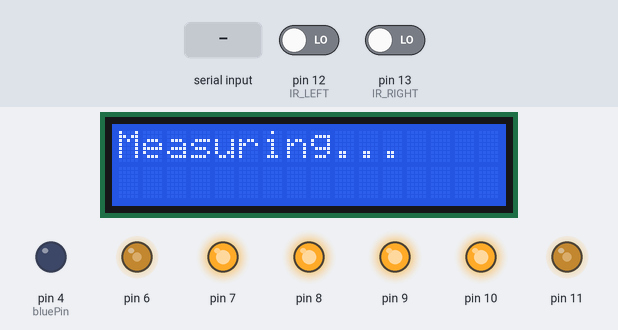
Simulated run of this sketch. Board: Arduino Uno, built with avr-gcc and run on an emulated ATmega328P. Parts: 16×2 character LCD, output pins drawn as LEDs (lit = HIGH). Inputs (shaded band) come from the test bench; at power-on: pin 12 (IR_LEFT) LOW, pin 13 (IR_RIGHT) LOW.

Above: at 1.2 s.
1.3 s: "30,150q" received over the second serial link
At 2.5 s:
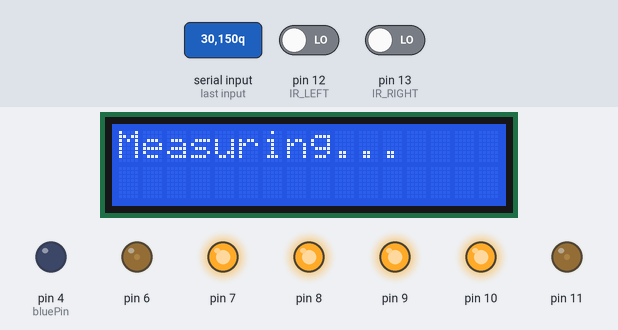
2.8 s: "0q" received over the second serial link
At 3.7 s:
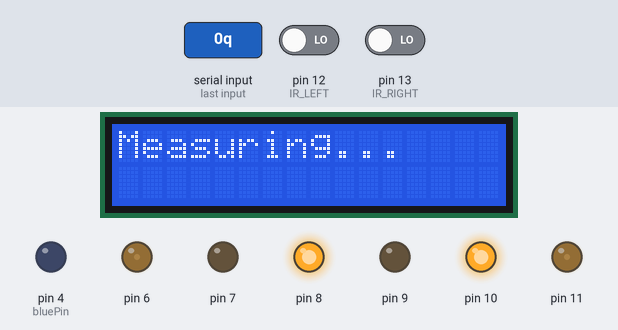
4.3 s: "90,45q" received over the second serial link
At 4.8 s:
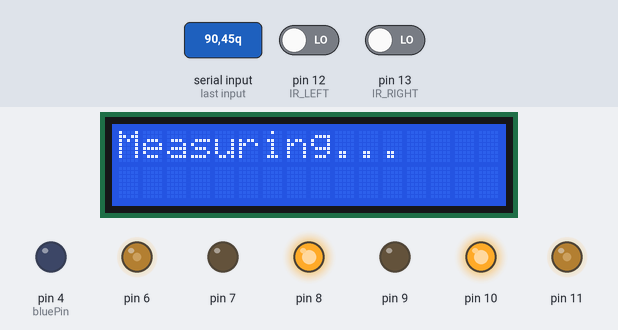
5.8 s: pin 12 (IR_LEFT) driven HIGH
At 7.0 s:
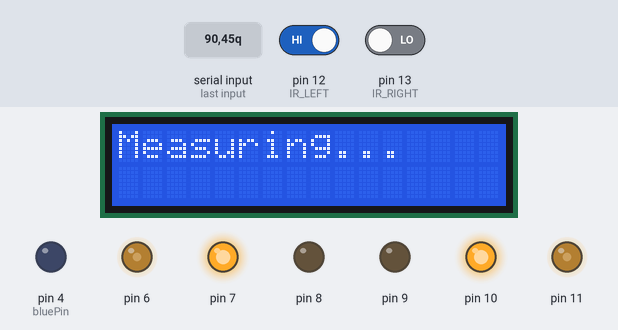
7.3 s: "1q" received over the second serial link
At 8.3 s:
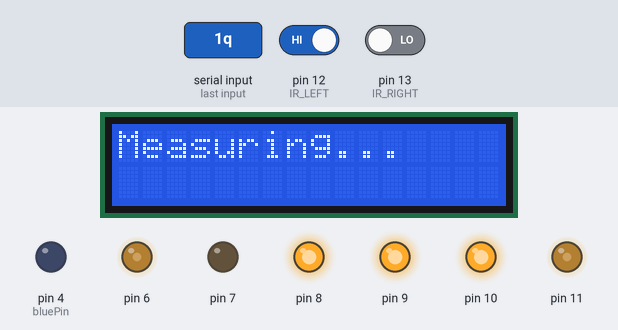
8.8 s: "3q" received over the second serial link
At 9.4 s:
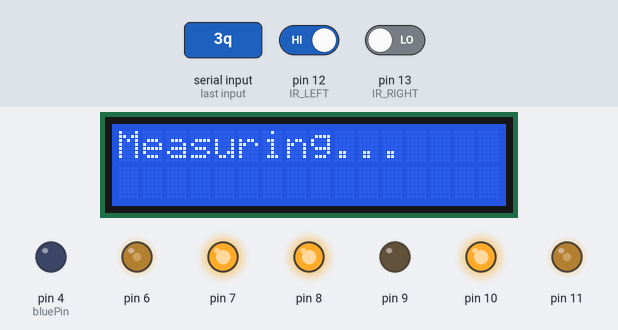
Timing chart, 0 to 11.3 s (numbered marks = the images above; inputs shaded):
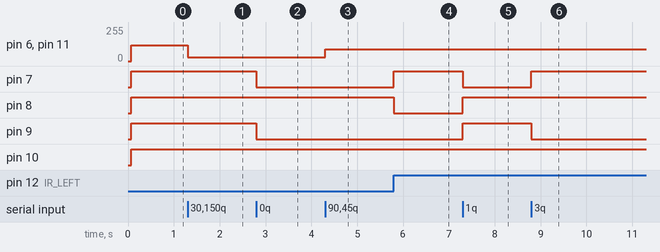

Measured:
- after the input at 1.3 s, pin 6, pin 11: 120/255 → 30/255 at once
- after the input at 2.8 s, pin 7, pin 9: HIGH → LOW at once
- after the input at 4.3 s, pin 6, pin 11: 30/255 → 90/255 at once
- after the input at 5.8 s, pin 7: LOW → HIGH at once; pin 8: HIGH → LOW at once
- after the input at 7.3 s, pin 7: HIGH → LOW at once; pin 8, pin 9: LOW → HIGH at once
- after the input at 8.8 s, pin 7: LOW → HIGH at once; pin 9: HIGH → LOW at once

The sketch:

1212_RCcar_Alcohol_v04.ino
```cpp
#include <SoftwareSerial.h> // SoftwareSerial 라이브러리 포함
#include <LiquidCrystal_I2C.h>

SoftwareSerial mySerial(2, 3); // RX = 2, TX = 3
LiquidCrystal_I2C lcd(0x27, 16, 2);  // 16x2 LCD 크기

String value = " ";
int iValue;
int num = 5, speed = 120;

// 적외선 센서 핀 설정
const int IR_LEFT = 12; // 왼쪽 센서: D12
const int IR_RIGHT = 13; // 오른쪽 센서: D13

const int mq3Pin = A1; // MQ-3 센서핀

// RGB LED 핀 설정
const int redPin = 0;   // 레드 LED: D0
const int greenPin = 1; // 그린 LED: D1
const int bluePin = 4;  // 블루 LED: D4

void setup() {
  mySerial.begin(9600); // SoftwareSerial 시작
  Serial.begin(9600);

  lcd.begin(16,2);
  lcd.backlight();
  lcd.setCursor(0,0);
  lcd.print("Measuring...");

  // 모터 핀 설정
  pinMode(6, OUTPUT);
  pinMode(7, OUTPUT);
  pinMode(8, OUTPUT);
  pinMode(9, OUTPUT);
  pinMode(10, OUTPUT);
  pinMode(11, OUTPUT);

  // 적외선 센서 핀 설정
  pinMode(IR_LEFT, INPUT);
  pinMode(IR_RIGHT, INPUT);

  // RGB LED 핀 설정
  pinMode(redPin, OUTPUT);
  pinMode(greenPin, OUTPUT);
  pinMode(bluePin, OUTPUT);
}

void loop() {
  // RC 명령 수신
  if (mySerial.available()) {
    value = mySerial.readStringUntil('q'); // 데이터 읽기
    iValue = value.toInt(); // 문자열을 숫자로 변환

    // 받은 값에 따라 속도와 동작 설정
    if (iValue > 10)
      speed = iValue; // 숫자가 10보다 크면 속도로 사용
    else
      num = iValue; // 그렇지 않으면 동작 번호로 사용
  }

  if (num == 10) { // 음주 측정 모드
    handleAlcoholMeasurement();
  } else {
    // RC 또는 라인트레이서 모드 실행
    if (num == 0) {
      lineTracerMode(); // 라인트레이서 모드
    } else {
      rcMode(); // RC 모드
    }
  }
}

int measureAlcohol() {
  return analogRead(mq3Pin); // MQ-3 센서 값 읽기
}

void displayOnLCD(const char* message) {
  // LCD 출력 코드 (LCD 라이브러리 초기화 및 사용 필요)
  Serial.println(message); // 현재는 Serial 출력으로 대체
}

void handleAlcoholMeasurement() {
  delay(3000); // 3초 대기

  int alcoholValue = measureAlcohol(); // 알코올 값 측정
  if (alcoholValue <= 400) {
    displayOnLCD("Normal");
    lcd.setCursor(0,1);
    lcd.print("Normal");
    delay(5000);
    lcd.clear();
    lcd.setCursor(0,0);
    lcd.print("Measuring...");
  } else if (alcoholValue <= 699) {
    displayOnLCD("Warning");
    lcd.setCursor(0,1);
    lcd.print("Warning");
    delay(5000);
    lcd.clear();
    lcd.setCursor(0,0);
    lcd.print("Measuring...");
  } else {
    displayOnLCD("License Revoke");
    lcd.setCursor(0,1);
    lcd.print("License Revoke");
    delay(5000);
    lcd.clear();
    lcd.setCursor(0,0);
    lcd.print("Measuring...");
  }
}

void rcMode() {
 // 동작 설정
    if (num == 1) { // 앞 오
      analogWrite(11, speed);
      digitalWrite(10, HIGH);
      digitalWrite(9, HIGH);
      digitalWrite(8, HIGH);
      digitalWrite(7, LOW);
      analogWrite(6, speed);
    } else if (num == 2) { // 앞
      analogWrite(11, speed);
      digitalWrite(10, HIGH);
      digitalWrite(9, LOW);
      digitalWrite(8, HIGH);
      digitalWrite(7, LOW);
      analogWrite(6, speed);
    } else if (num == 3) { // 앞 왼
      analogWrite(11, speed);
      digitalWrite(10, HIGH);
      digitalWrite(9, LOW);
      digitalWrite(8, HIGH);
      digitalWrite(7, HIGH);
      analogWrite(6, speed);
    } else if (num == 4) { // 정지 왼
      analogWrite(11, speed);
      digitalWrite(10, LOW);
      digitalWrite(9, HIGH);
      digitalWrite(8, HIGH);
      digitalWrite(7, LOW);
      analogWrite(6, speed);
    } else if (num == 5) { // 중지
      analogWrite(11, speed);
      digitalWrite(10, HIGH);
      digitalWrite(9, HIGH);
      digitalWrite(8, HIGH);
      digitalWrite(7, HIGH);
      analogWrite(6, speed);
    } else if (num == 6) { // 정지 오
      analogWrite(11, speed);
      digitalWrite(10, HIGH);
      digitalWrite(9, LOW);
      digitalWrite(8, LOW);
      digitalWrite(7, HIGH);
      analogWrite(6, speed);
    } else if (num == 7) { // 뒤 오
      analogWrite(11, speed);
      digitalWrite(10, HIGH);
      digitalWrite(9, HIGH);
      digitalWrite(8, LOW);
      digitalWrite(7, HIGH);
      analogWrite(6, speed);
    } else if (num == 8) { // 후진
      analogWrite(11, speed);
      digitalWrite(10, LOW);
      digitalWrite(9, HIGH);
      digitalWrite(8, LOW);
      digitalWrite(7, HIGH);
      analogWrite(6, speed);
    } else if (num == 9) { // 뒤 왼
      analogWrite(11, speed);
      digitalWrite(10, LOW);
      digitalWrite(9, HIGH);
      digitalWrite(8, HIGH);
      digitalWrite(7, HIGH);
      analogWrite(6, speed);
    }
}

void lineTracerMode() {
  int leftValue = digitalRead(IR_LEFT);   // 왼쪽 센서 값 읽기
  int rightValue = digitalRead(IR_RIGHT); // 오른쪽 센서 값 읽기

  if (leftValue == 0 && rightValue == 0) { // 선이 가운데
    analogWrite(11, speed);
    digitalWrite(10, HIGH);
    digitalWrite(9, LOW);

    analogWrite(6, speed);
    digitalWrite(8, HIGH);
    digitalWrite(7, LOW);

  } else if (leftValue == 1 && rightValue == 0) { // 선이 왼쪽
    analogWrite(11, speed);
    digitalWrite(10, HIGH);
    digitalWrite(9, LOW);
    digitalWrite(8, LOW);
    digitalWrite(7, HIGH);
    analogWrite(6, speed);

    delay(500);
  } else if (leftValue == 0 && rightValue == 1) { // 선이 오른쪽
    analogWrite(11, speed);
    digitalWrite(10, LOW);
    digitalWrite(9, HIGH);
    digitalWrite(8, HIGH);
    digitalWrite(7, LOW);
    analogWrite(6, speed);

    delay(500);
  } else if (leftValue == 1 && rightValue == 1){ // 선이 없을 경우 정지
    analogWrite(11, speed);
    analogWrite(6, speed);
    digitalWrite(10, HIGH);
    digitalWrite(9, HIGH);
    digitalWrite(8, HIGH);
    digitalWrite(7, HIGH);
  }
}
```
